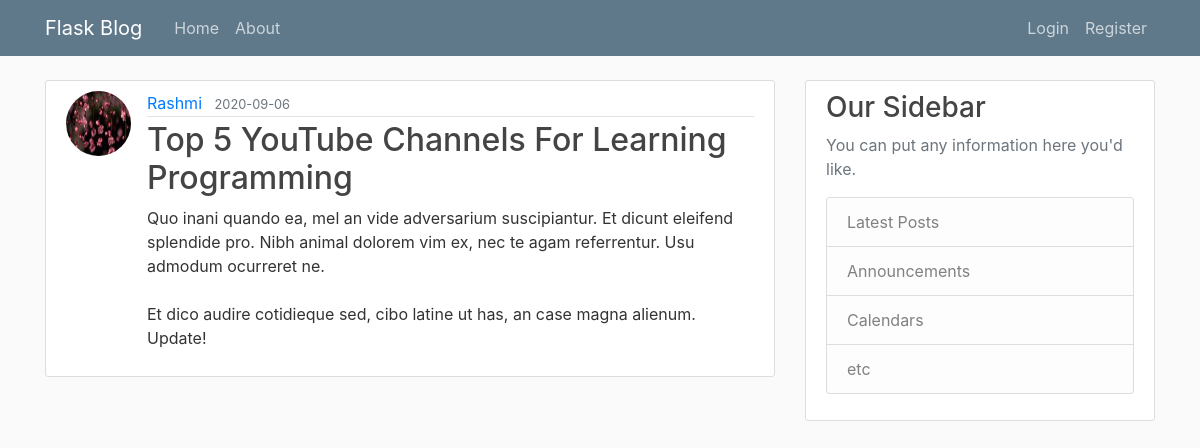
Screenshot of /post/26 with the database file from the repository.
### flaskblog/models.py (models this page shows, shortened)
class User(db.Model,UserMixin):
    id = db.Column(db.Integer,primary_key = True)
    username = db.Column(db.String(20), unique=True, nullable=False)
    email = db.Column(db.String(120), unique=True, nullable=False)
    image_file = db.Column(db.String(20), nullable=False, default='default.jpg') #will use a hashing technique that converts the image uri to a 20 characters long string
    password = db.Column(db.String(60),nullable=False) #will use a hashing technique that converts the password to a 60 characters long string
    posts = db.relationship('Post', backref='author',lazy=True)

class Post(db.Model):
    id = db.Column(db.Integer, primary_key=True)
    title = db.Column(db.String(100), nullable=False)
    date_posted = db.Column(db.DateTime, nullable=False, default=datetime.utcnow)
    content = db.Column(db.Text, nullable=False)
    user_id = db.Column(db.Integer, db.ForeignKey('user.id'), nullable=False)

### flaskblog/posts/routes.py (the view)
@posts.route("/post/<int:post_id>")
def display_post(post_id):
    post = Post.query.get_or_404(post_id) #if the post id is not found in db, return 404
    return render_template('display_post.html', title=post.title, post=post)

### flaskblog/templates/display_post.html (shortened to what this page needs)
{% extends "layout.html" %}
{% block content %}
    <article class="media content-section">
        <img class = "rounded-circle article-img" src = "{{url_for('static', filename='user_profile_pics/' + post.author.image_file)}}">
        <div class="media-body">
            <div class="article-metadata">
                <a class="mr-2" href="{{url_for('users.user_posts', username = post.author.username)}}">{{ post.author.username }}</a>
                <small class="text-muted">{{ post.date_posted.strftime('%Y-%m-%d') }}</small>
            </div>
            <h2 class="article-title">{{ post.title }}</h2>
            <p class="article-content">{{ post.content }}</p>
        </div>
    </article>
{% endblock content %}

### flaskblog/static/main.css (style rules this page uses)
body { background: #fafafa; color: #333333; margin-top: 5rem; }
h1, h2, h3, h4, h5, h6 { color: #444444; }
.content-section { background: #ffffff; padding: 10px 20px; border: 1px solid #dddddd; border-radius: 3px; margin-bottom: 20px; }
.article-title { color: #444444; }
.article-content { white-space: pre-line; }
.article-img { height: 65px; width: 65px; margin-right: 16px; }
.article-metadata { padding-bottom: 1px; margin-bottom: 4px; border-bottom: 1px solid #e3e3e3 }

### rows the page displays
User: image_file (picture), author.username "Rashmi"
Post: date_posted "2020-09-06", title "Top 5 YouTube Channels For Learning Programming", content "Quo inani quando ea, mel an vide adversarium suscipiantur. Et dicunt eleifend splendide pro. Nibh animal dolorem vim ex, nec te agam referrentur. Usu admodum ocurreret ne. Et dico audire cotidieque sed, cibo latine ut has, an case magna alienum. Update!"
